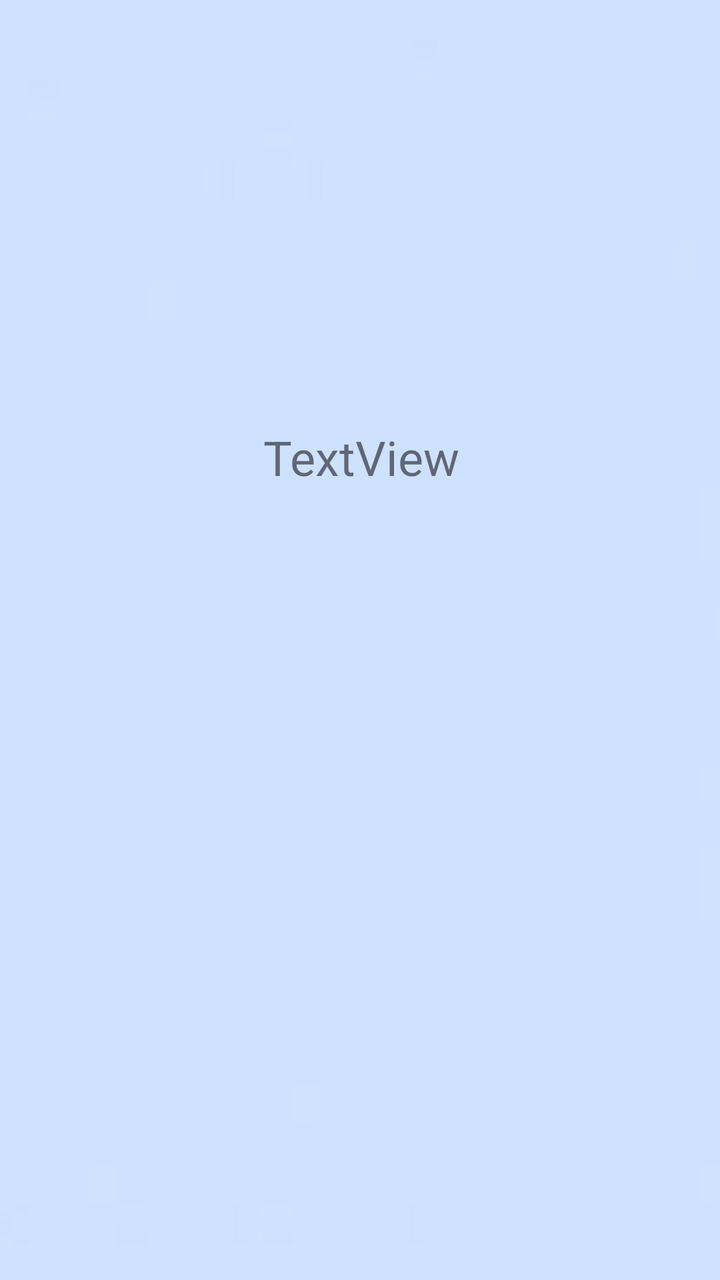
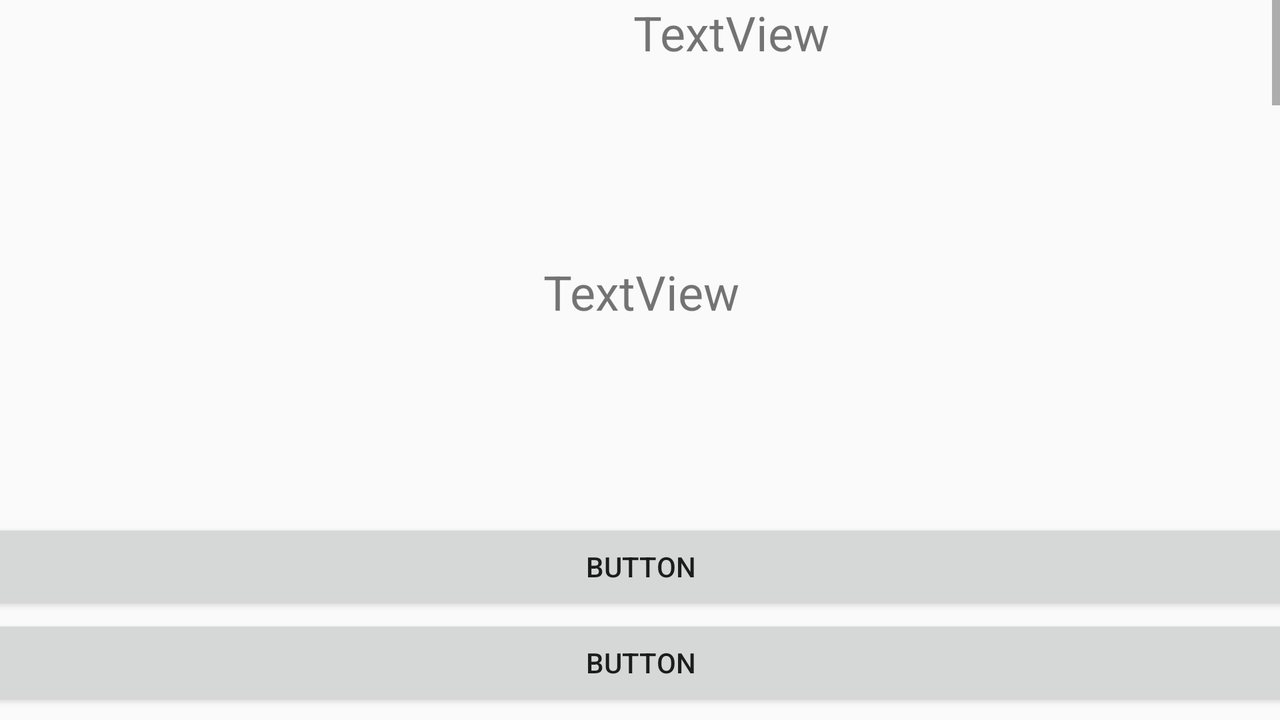

The same Android screen from two of the app's own layout files: first res/layout/ as a phone draws it, then the author's variant for another configuration, drawn on a device whose configuration selects that folder. Both files follow.
<!-- AndroidManifest.xml: application theme AppTheme -->
<!-- res/layout/question1.xml -->
<?xml version="1.0" encoding="utf-8"?>

<androidx.constraintlayout.widget.ConstraintLayout xmlns:android="http://schemas.android.com/apk/res/android"
    xmlns:app="http://schemas.android.com/apk/res-auto"
    xmlns:tools="http://schemas.android.com/tools"
    android:layout_width="match_parent"
    android:layout_height="match_parent"
    tools:context=".question1"
    android:background="@drawable/bluground">

    <Button
        android:id="@+id/answer4"
        android:layout_width="409dp"
        android:layout_height="wrap_content"
        android:layout_marginStart="1dp"
        android:layout_marginLeft="1dp"
        android:layout_marginTop="637dp"
        android:layout_marginEnd="1dp"
        android:layout_marginRight="1dp"
        android:layout_marginBottom="46dp"
        android:text="Button"
        android:gravity="center"
        app:layout_constraintBottom_toBottomOf="parent"
        app:layout_constraintEnd_toEndOf="parent"
        app:layout_constraintStart_toStartOf="parent"
        app:layout_constraintTop_toTopOf="parent" />

    <Button
        android:id="@+id/answer3"
        android:layout_width="409dp"
        android:layout_height="wrap_content"
        android:layout_marginStart="1dp"
        android:layout_marginLeft="1dp"
        android:layout_marginTop="589dp"
        android:layout_marginEnd="1dp"
        android:layout_marginRight="1dp"
        android:layout_marginBottom="94dp"
        android:text="Button"
        android:gravity="center"
        app:layout_constraintBottom_toBottomOf="parent"
        app:layout_constraintEnd_toEndOf="parent"
        app:layout_constraintStart_toStartOf="parent"
        app:layout_constraintTop_toTopOf="parent" />

    <Button
        android:id="@+id/answer2"
        android:layout_width="409dp"
        android:layout_height="wrap_content"
        android:layout_marginStart="1dp"
        android:layout_marginLeft="1dp"
        android:layout_marginTop="541dp"
        android:layout_marginEnd="1dp"
        android:layout_marginRight="1dp"
        android:layout_marginBottom="142dp"
        android:text="Button"
        android:gravity="center"
        app:layout_constraintBottom_toBottomOf="parent"
        app:layout_constraintEnd_toEndOf="parent"
        app:layout_constraintStart_toStartOf="parent"
        app:layout_constraintTop_toTopOf="parent" />

    <Button
        android:id="@+id/answer1"
        android:layout_width="409dp"
        android:layout_height="wrap_content"
        android:layout_marginStart="1dp"
        android:layout_marginLeft="1dp"
        android:layout_marginTop="493dp"
        android:layout_marginEnd="1dp"
        android:layout_marginRight="1dp"
        android:layout_marginBottom="190dp"
        android:text="Button"
        android:gravity="center"
        app:layout_constraintBottom_toBottomOf="parent"
        app:layout_constraintEnd_toEndOf="parent"
        app:layout_constraintStart_toStartOf="parent"
        app:layout_constraintTop_toTopOf="parent" />

    <TextView
        android:id="@+id/question"
        android:layout_width="409dp"
        android:layout_height="436dp"
        android:layout_marginStart="1dp"
        android:layout_marginLeft="1dp"
        android:layout_marginTop="56dp"
        android:layout_marginEnd="1dp"
        android:layout_marginRight="1dp"
        android:layout_marginBottom="239dp"
        android:text="TextView"
        android:gravity="center"
        android:textSize="24dp"
        app:layout_constraintBottom_toBottomOf="parent"
        app:layout_constraintEnd_toEndOf="parent"
        app:layout_constraintStart_toStartOf="parent"
        app:layout_constraintTop_toTopOf="parent" />

</androidx.constraintlayout.widget.ConstraintLayout>
<!-- resources referenced by this layout -->
<resources>
  <!-- drawable bluground: png bitmap (drawable-v24, 610 bytes) -->
  <style name="AppTheme" parent="Theme.AppCompat.Light.DarkActionBar">
          
          <item name="colorPrimary">@color/colorPrimary</item>
          <item name="colorPrimaryDark">@color/colorPrimaryDark</item>
          <item name="colorAccent">@color/colorAccent</item>
      </style>
  <color name="colorPrimary">#001B85</color>
  <color name="colorPrimaryDark">#020DEA</color>
  <color name="colorAccent">#D81B60</color>
</resources>
<!-- res/layout-land/question1.xml (the author's variant of the layout above) -->
<!-- drawn on the phone turned sideways -->
<?xml version="1.0" encoding="utf-8"?>
<androidx.constraintlayout.widget.ConstraintLayout xmlns:android="http://schemas.android.com/apk/res/android"
    xmlns:app="http://schemas.android.com/apk/res-auto"
    xmlns:tools="http://schemas.android.com/tools"
    android:layout_width="match_parent"
    android:layout_height="match_parent"
    tools:context=".question1">

    <ScrollView
        android:layout_width="match_parent"
        android:layout_height="match_parent"
        app:layout_constraintBottom_toBottomOf="parent"
        app:layout_constraintEnd_toEndOf="parent"
        app:layout_constraintStart_toStartOf="parent"
        app:layout_constraintTop_toTopOf="parent">

        <androidx.constraintlayout.widget.ConstraintLayout
            android:id="@+id/linearLayout4"
            android:layout_width="match_parent"
            android:layout_height="wrap_content">

            <TextView
                android:id="@+id/score"
                android:layout_width="729dp"
                android:layout_height="wrap_content"
                android:layout_marginStart="1dp"
                android:layout_marginLeft="1dp"
                android:layout_marginEnd="1dp"
                android:layout_marginRight="1dp"
                android:layout_marginBottom="2435dp"
                android:gravity="center"
                android:text="TextView"
                android:textSize="24dp"
                app:layout_constraintBottom_toBottomOf="parent"
                app:layout_constraintEnd_toEndOf="parent"
                app:layout_constraintHorizontal_bias="0.0"
                app:layout_constraintStart_toStartOf="parent"
                app:layout_constraintTop_toTopOf="parent"
                app:layout_constraintVertical_bias="1.0" />

            <TextView
                android:id="@+id/question"
                android:layout_width="729dp"
                android:layout_height="225dp"
                android:layout_marginStart="1dp"
                android:layout_marginLeft="1dp"
                android:layout_marginTop="33dp"
                android:layout_marginEnd="1dp"
                android:layout_marginRight="1dp"
                android:layout_marginBottom="2209dp"
                android:gravity="center"
                android:text="TextView"
                android:textSize="24dp"
                app:layout_constraintBottom_toBottomOf="parent"
                app:layout_constraintEnd_toEndOf="parent"
                app:layout_constraintStart_toStartOf="parent"
                app:layout_constraintTop_toTopOf="parent" />

            <Button
                android:id="@+id/answer4"
                android:layout_width="729dp"
                android:layout_height="wrap_content"
                android:layout_marginStart="1dp"
                android:layout_marginLeft="1dp"
                android:layout_marginTop="259dp"
                android:layout_marginEnd="1dp"
                android:layout_marginRight="1dp"
                android:layout_marginBottom="2160dp"
                android:gravity="center"
                android:text="Button"
                app:layout_constraintBottom_toBottomOf="parent"
                app:layout_constraintEnd_toEndOf="parent"
                app:layout_constraintStart_toStartOf="parent"
                app:layout_constraintTop_toTopOf="parent" />

            <Button
                android:id="@+id/answer3"
                android:layout_width="729dp"
                android:layout_height="wrap_content"
                android:layout_marginStart="1dp"
                android:layout_marginLeft="1dp"
                android:layout_marginTop="307dp"
                android:layout_marginEnd="1dp"
                android:layout_marginRight="1dp"
                android:layout_marginBottom="2112dp"
                android:gravity="center"
                android:text="Button"
                app:layout_constraintBottom_toBottomOf="parent"
                app:layout_constraintEnd_toEndOf="parent"
                app:layout_constraintStart_toStartOf="parent"
                app:layout_constraintTop_toTopOf="parent" />

            <Button
                android:id="@+id/answer2"
                android:layout_width="729dp"
                android:layout_height="wrap_content"
                android:layout_marginStart="1dp"
                android:layout_marginLeft="1dp"
                android:layout_marginTop="355dp"
                android:layout_marginEnd="1dp"
                android:layout_marginRight="1dp"
                android:layout_marginBottom="2064dp"
                android:gravity="center"
                android:text="Button"
                app:layout_constraintBottom_toBottomOf="parent"
                app:layout_constraintEnd_toEndOf="parent"
                app:layout_constraintStart_toStartOf="parent"
                app:layout_constraintTop_toTopOf="parent" />

            <Button
                android:id="@+id/answer1"
                android:layout_width="729dp"
                android:layout_height="wrap_content"
                android:layout_marginStart="1dp"
                android:layout_marginLeft="1dp"
                android:layout_marginTop="410dp"
                android:layout_marginEnd="1dp"
                android:layout_marginRight="1dp"
                android:layout_marginBottom="2009dp"
                android:gravity="center"
                android:text="Button"
                app:layout_constraintBottom_toBottomOf="parent"
                app:layout_constraintEnd_toEndOf="parent"
                app:layout_constraintStart_toStartOf="parent"
                app:layout_constraintTop_toTopOf="parent" />

        </androidx.constraintlayout.widget.ConstraintLayout>
    </ScrollView>

</androidx.constraintlayout.widget.ConstraintLayout>
<!-- resources referenced by the variant -->
<!-- as the phone turned sideways resolves them -->
<resources>
  <style name="AppTheme" parent="Theme.AppCompat.Light.DarkActionBar">
          
          <item name="colorPrimary">@color/colorPrimary</item>
          <item name="colorPrimaryDark">@color/colorPrimaryDark</item>
          <item name="colorAccent">@color/colorAccent</item>
      </style>
  <color name="colorPrimary">#001B85</color>
  <color name="colorPrimaryDark">#020DEA</color>
  <color name="colorAccent">#D81B60</color>
</resources>
